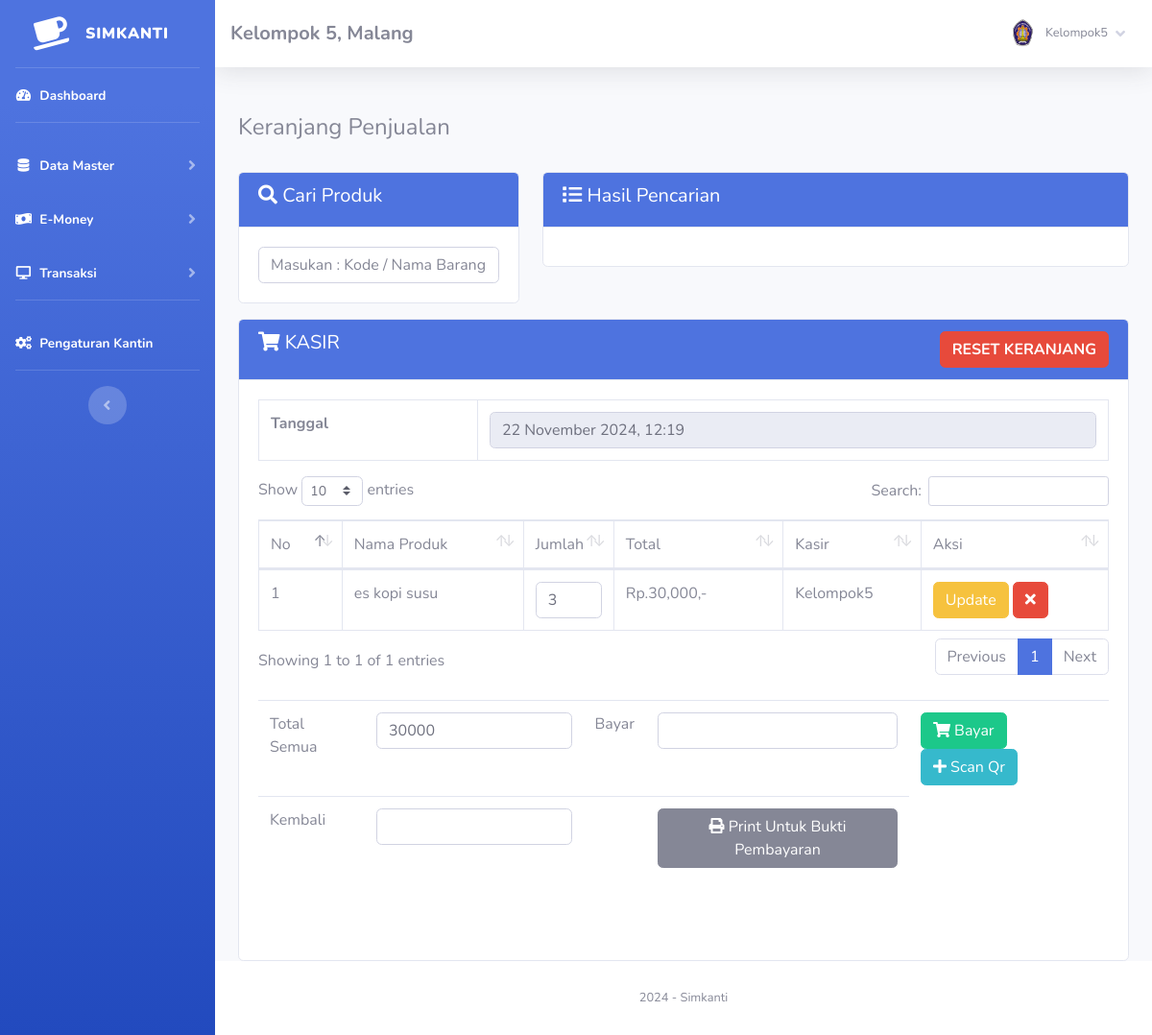
The page /index.php?page=jual (signed in) on the database its author committed.
### tables this page shows
CREATE TABLE `toko` (
  `id_toko` int NOT NULL AUTO_INCREMENT,
  `nama_toko` varchar(255) NOT NULL,
  `alamat_toko` text NOT NULL,
  `tlp` varchar(255) NOT NULL,
  `nama_pemilik` varchar(255) NOT NULL,
  PRIMARY KEY (`id_toko`)
);

CREATE TABLE `member` (
  `id_member` int NOT NULL AUTO_INCREMENT,
  `nm_member` varchar(255) NOT NULL,
  `alamat_member` text NOT NULL,
  `telepon` varchar(255) NOT NULL,
  `email` varchar(255) NOT NULL,
  `gambar` text NOT NULL,
  `NIK` text NOT NULL,
  PRIMARY KEY (`id_member`)
);

CREATE TABLE `penjualan` (
  `id_penjualan` int NOT NULL AUTO_INCREMENT,
  `id_barang` varchar(255) NOT NULL,
  `id_member` int NOT NULL,
  `jumlah` varchar(255) NOT NULL,
  `total` varchar(255) NOT NULL,
  `tanggal_input` varchar(255) NOT NULL,
  PRIMARY KEY (`id_penjualan`)
);

CREATE TABLE `barang` (
  `id` int NOT NULL AUTO_INCREMENT,
  `id_barang` varchar(255) NOT NULL,
  `id_kategori` int NOT NULL,
  `nama_barang` text NOT NULL,
  `merk` varchar(255) NOT NULL,
  `harga_beli` varchar(255) NOT NULL,
  `harga_jual` varchar(255) NOT NULL,
  `satuan_barang` varchar(255) NOT NULL,
  `stok` text NOT NULL,
  `expired` date NOT NULL,
  `tgl_input` varchar(255) NOT NULL,
  `tgl_update` varchar(255) DEFAULT NULL,
  PRIMARY KEY (`id`)
);

### fungsi/view/view.php (called while the page is built, shortened)
<?php
class view
{
    protected $db;
    public function __construct($db)
    {
        $this->db = $db;
    }
    public function member_edit($id)
    {
        $sql = "select member.*, login.*
                from member inner join login on member.id_member = login.id_member
                where member.id_member= ?";
        $row = $this-> db -> prepare($sql);
        $row -> execute(array($id));
        $hasil = $row -> fetch();
        return $hasil;
    }
    public function toko()
    {
        $sql = "select*from toko where id_toko='1'";
        $row = $this-> db -> prepare($sql);
        $row -> execute();
        $hasil = $row -> fetch();
        return $hasil;
    }
    public function penjualan()
    {
        $sql ="SELECT penjualan.* , barang.id_barang, barang.nama_barang, member.id_member,
                member.nm_member from penjualan
                left join barang on barang.id_barang=penjualan.id_barang
                left join member on member.id_member=penjualan.id_member
                ORDER BY id_penjualan";
        $row = $this-> db -> prepare($sql);
        $row -> execute();
        $hasil = $row -> fetchAll();
        return $hasil;
    }
}

### admin/module/jual/index.php (the view, shortened to what this page needs)
<br>
	<h4>Keranjang Penjualan</h4>
	<br>
	<div class="row">
		<div class="col-sm-4">
			<div class="card card-primary mb-3">
				<div class="card-header bg-primary text-white">
					<h5><i class="fa fa-search"></i> Cari Produk</h5>
				</div>
				<div class="card-body">
					<input type="text" id="cari" class="form-control" name="cari" placeholder="Masukan : Kode / Nama Barang  [ENTER]" autocomplete="off">
				</div>
			</div>
		</div>
		<div class="col-sm-8">
			<div class="card card-primary mb-3">
				<div class="card-header bg-primary text-white">
					<h5><i class="fa fa-list"></i> Hasil Pencarian</h5>
				</div>
				<div class="card-body">
				</div>
			</div>
		</div>
		<div class="col-sm-12">
			<div class="card card-primary">
				<div class="card-header bg-primary text-white">
					<h5><i class="fa fa-shopping-cart"></i> KASIR
					<a class="btn btn-danger float-right"
						onclick="javascript:return confirm('Apakah anda ingin reset keranjang ?');" href="fungsi/hapus/hapus.php?penjualan=jual">
						<b>RESET KERANJANG</b></a>
					</h5>
				</div>
				<div class="card-body">
					<div id="keranjang" class="table-responsive">
						<table class="table table-bordered">
							<tr>
								<td><b>Tanggal</b></td>
								<td><input type="text" readonly="readonly" class="form-control" value="<?php echo date("j F Y, G:i");?>" name="tgl"></td>
							</tr>
						</table>
						<table class="table table-bordered w-100" id="example1">
							<thead>
								<tr>
									<td> No</td>
									<td> Nama Produk</td>
									<td style="width:10%;"> Jumlah</td>
									<td style="width:20%;"> Total</td>
									<td> Kasir</td>
									<td> Aksi</td>
								</tr>
							</thead>
							<tbody>
								<?php $total_bayar=0; $no=1; $hasil_penjualan = $lihat -> penjualan();?>
								<?php foreach($hasil_penjualan  as $isi){?>
								<tr>
									<td><?php echo $no;?></td>
									<td><?php echo $isi['nama_barang'];?></td>
									<td>
										<form method="POST" action="fungsi/edit/edit.php?jual=jual">
												<input type="number" name="jumlah" value="<?php echo $isi['jumlah'];?>" class="form-control">
											</td>
											<td>Rp.<?php echo number_format($isi['total']);?>,-</td>
											<td><?php echo $isi['nm_member'];?></td>
											<td>
												<button type="submit" class="btn btn-warning">Update</button>
										<a href="fungsi/hapus/hapus.php?jual=jual&id=<?php echo $isi['id_penjualan'];?>&brg=<?php echo $isi['id_barang'];?>
											&jml=<?php echo $isi['jumlah']; ?>"  class="btn btn-danger"><i class="fa fa-times"></i>
										</a>
									</td>
								</tr>
								<?php $no++; $total_bayar += $isi['total'];}?>
							</tbody>
					</table>
					<br/>
					<div id="kasirnya">
						<table class="table table-stripped">
							<form method="POST" action="index.php?page=jual&nota=yes#kasirnya">
								<tr>
									<td>Total Semua  </td>
									<td><input type="text" class="form-control" name="total" value="<?php echo $total_bayar;?>"></td>
									<td>Bayar  </td>
									<td><input type="text" class="form-control" name="bayar" value="<?php echo $bayar;?>"></td>
									<td><button class="btn btn-success"><i class="fa fa-shopping-cart"></i> Bayar</button>
									<button type="button" class="btn btn-info" data-toggle="modal" data-target="#myModal"><i class="fa fa-plus"></i> Scan Qr</button>
									<?php  if(!empty($_GET['nota'] == 'yes')) {?>
										<a class="btn btn-danger" href="fungsi/hapus/hapus.php?penjualan=jual">
										<b>RESET</b></a></td><?php }?></td>
								</tr>
							</form>
							<tr>
								<td>Kembali</td>
								<td><input type="text" class="form-control" value="<?php echo $hitung;?>"></td>
								<td></td>
								<td>
									<a href="print.php?nm_member=<?php echo $_SESSION['admin']['nm_member'];?>
									&bayar=<?php echo $bayar;?>&kembali=<?php echo $hitung;?>" target="_blank">
									<button class="btn btn-secondary">
										<i class="fa fa-print"></i> Print Untuk Bukti Pembayaran
									</button></a>
								</td>
							</tr>
						</table>
						<br/>
						<br/>
					</div>
				</div>
			</div>
		</div>
	</div>

### admin/template/sidebar.php (shortened to what this page needs)
<?php
    $id = $_SESSION['admin']['id_member'];
    $hasil_profil = $lihat -> member_edit($id);
?>
<ul class="navbar-nav bg-gradient-primary sidebar sidebar-dark accordion" id="accordionSidebar">
    <a class="sidebar-brand d-flex align-items-center justify-content-center" href="index.php">
        <div class="sidebar-brand-icon rotate-n-15">
            <i class="fas fa-coffee"></i>
        </div>
        <div class="sidebar-brand-text mx-3"><b>Simkanti</b><sup></sup></div>
    </a>
    <hr class="sidebar-divider my-0">
    <li class="nav-item active">
        <a class="nav-link" href="index.php">
            <i class="fas fa-fw fa-tachometer-alt"></i>
            <span>Dashboard</span></a>
    </li>
    <hr class="sidebar-divider">
    <li class="nav-item active">
        <a class="nav-link collapsed" href="#" data-toggle="collapse" data-target="#collapseTwo" aria-expanded="true"
            aria-controls="collapseTwo">
            <i class="fas fa-fw fa-database"></i>
            <span>Data Master</span>
        </a>
    </li>
    <li class="nav-item active">
        <a class="nav-link collapsed" href="#" data-toggle="collapse" data-target="#collapseee" aria-expanded="true"
            aria-controls="collapseTwo">
            <i class="fas fa-fw fa-money-bill-wave"></i>
            <span>E-Money</span>
        </a>
    </li>
    <li class="nav-item active">
        <a class="nav-link collapsed" href="#" data-toggle="collapse" data-target="#collapse3" aria-expanded="true"
            aria-controls="collapse3">
            <i class="fas fa-fw fa-desktop"></i>
            <span>Transaksi</span>
        </a>
    </li>
    <hr class="sidebar-divider">
    <li class="nav-item active">
        <a class="nav-link" href="index.php?page=pengaturan">
            <i class="fas fa-fw fa-cogs"></i>
            <span>Pengaturan Kantin</span></a>
    </li>
    <hr class="sidebar-divider d-none d-md-block">
    <div class="text-center d-none d-md-inline">
        <button class="rounded-circle border-0" id="sidebarToggle"></button>
    </div>
</ul>
<div id="content-wrapper" class="d-flex flex-column">
    <div id="content">
        <nav class="navbar navbar-expand navbar-light bg-white topbar mb-4 static-top shadow">
            <h5 class="d-lg-block d-none mt-2"><b><?php echo $toko['nama_toko'];?>, <?php echo $toko['alamat_toko'];?></b></h5>
            <ul class="navbar-nav ml-auto">
                <li class="nav-item dropdown no-arrow">
                    <a class="nav-link dropdown-toggle" href="#" id="userDropdown" role="button" data-toggle="dropdown"
                        aria-haspopup="true" aria-expanded="false">
                        <img class="img-profile rounded-circle"
                            src="assets/img/user/<?php echo $hasil_profil['gambar'];?>">
                        <span
                            class="mr-2 d-none d-lg-inline text-gray-600 small ml-2"><?php echo $hasil_profil['nm_member'];?></span>
                        <i class="fas fa-angle-down"></i>
                    </a>
                </li>
            </ul>
        </nav>
        <div class="container-fluid">

### rows shown on the page
toko: nama_toko "Kelompok 5", alamat_toko "Malang"
penjualan: barang.nama_barang "es kopi susu", jumlah "3", total "30,000", id_member.nm_member "Kelompok5"

### other values the page prints
$hasil_profil['nm_member'] "Kelompok5"
